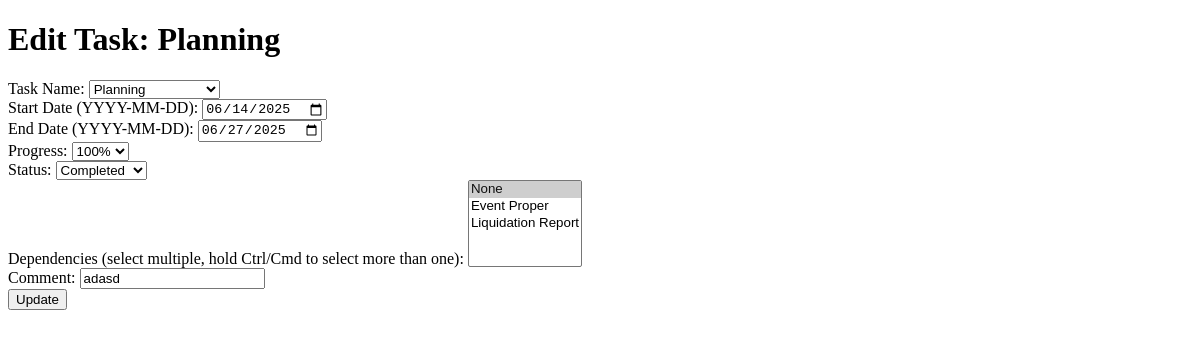
Screenshot of /tasks/1/edit (signed in) with the database file from the repository.
### app/models.py (models this page shows, shortened)
class Task(db.Model):
    id = db.Column(db.Integer, primary_key=True)
    name = db.Column(db.String(120), nullable=False)
    start_date = db.Column(db.Date, nullable=True)
    end_date = db.Column(db.Date, nullable=True)
    progress = db.Column(db.Integer, default=0, nullable=False)
    status = db.Column(db.String(50), default='To Do', nullable=False)
    dependencies = db.Column(db.String(255), nullable=True)
    comment = db.Column(db.Text, nullable=True)
    project_id = db.Column(db.Integer, db.ForeignKey('project.id'), nullable=False)
    user_id = db.Column(db.Integer, db.ForeignKey('user.id'), nullable=False)

### app/routes.py (the view, shortened to what this page needs)
@bp.route('/tasks/<int:task_id>/edit', methods=['GET', 'POST'])
@login_required
def edit_task(task_id):
    task = Task.query.get_or_404(task_id)
    if task.project.user_id != current_user.id:
        if request.headers.get('X-Requested-With') == 'XMLHttpRequest':
            return jsonify({'success': False, 'message': 'You do not have permission to edit this task.'}), 403
        flash('You do not have permission to edit this task.', 'error')
        return redirect(url_for('main.projects'))
    return render_template('edit_task.html', task=task, current_project=task.project)

### app/templates/edit_task.html (shortened to what this page needs)
<!DOCTYPE html>
<html lang="en">
<head>
    <link rel="stylesheet" href="{{ url_for('static', filename='style.css') }}">
</head>
<body>
<h1>Edit Task: {{ task.name }}</h1>
    <form method="POST" action="" onsubmit="return validateDates()">
        <div>
            <label for="task_name">Task Name:</label>
            <select id="task_name_select" name="task_name" onchange="toggleOtherTaskName(this)" required>
                <option value="Planning" {% if task.name == 'Planning' %}selected{% endif %}>Planning</option>
            </select>
        </div>
        <div>
            <label for="start_date">Start Date (YYYY-MM-DD):</label>
            <input type="date" id="start_date" name="start_date" value="{{ task.start_date.strftime('%Y-%m-%d') if task.start_date else '' }}" required>
        </div>
        <div>
            <label for="end_date">End Date (YYYY-MM-DD):</label>
            <input type="date" id="end_date" name="end_date" value="{{ task.end_date.strftime('%Y-%m-%d') if task.end_date else '' }}" required>
        </div>
        <div>
            <label for="progress">Progress:</label>
            <select id="progress" name="progress" required>
                <option value="100" {% if task.progress == 100 %}selected{% endif %}>100%</option>
            </select>
        </div>
        <div>
            <label for="status">Status:</label>
            <select id="status" name="status" required>
                <option value="Completed" {% if task.status == 'Completed' %}selected{% endif %}>Completed</option>
            </select>
        </div>
        <div>
            <label for="dependencies">Dependencies (select multiple, hold Ctrl/Cmd to select more than one):</label>
            <select id="dependencies" name="dependencies" multiple size="5" required>
                <option value="None" {% if not task.dependencies %}selected{% endif %}>None</option>
                {% for t in current_project.tasks if t.id != task.id %}
                    <option value="{{ t.name }}" {% if task.dependencies and t.name in task.dependencies.split(',') %}selected{% endif %}>{{ t.name }}</option>
                {% endfor %}
            </select>
        </div>
        <div>
            <label for="comment">Comment:</label>
            <input type="text" id="comment" name="comment" value="{{ task.comment if task.comment else '' }}" required>
        </div>
        <button type="submit" id="submitButton" disabled>Update</button>
    </form>
</body>
</html>

### rows the page displays
Task: name "Planning", task_name "Planning", start_date "06/14/2025", end_date "06/27/2025", progress "100%", status "Completed", dependencies "None ☑ / Event Proper / Liquidation Report", comment "adasd"
